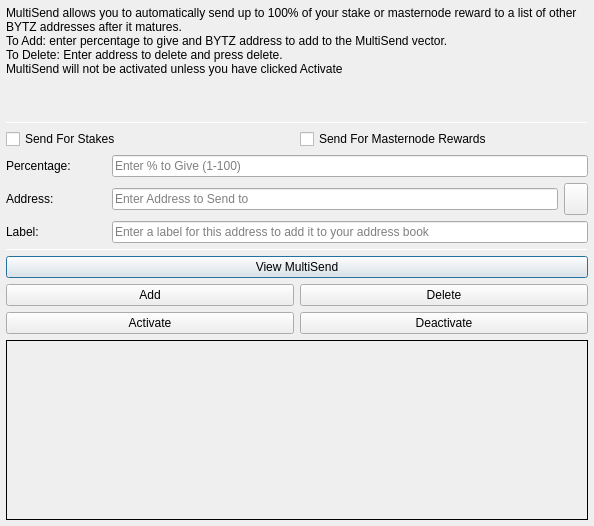
<?xml version="1.0" encoding="UTF-8"?>
<ui version="4.0">
 <class>MultiSendDialog</class>
 <widget class="QDialog" name="MultiSendDialog">
  <property name="windowModality">
   <enum>Qt::NonModal</enum>
  </property>
  <property name="geometry">
   <rect>
    <x>0</x>
    <y>0</y>
    <width>594</width>
    <height>526</height>
   </rect>
  </property>
  <property name="windowTitle">
   <string>MultiSend</string>
  </property>
  <layout class="QVBoxLayout" name="verticalLayout" stretch="0">
   <property name="leftMargin">
    <number>6</number>
   </property>
   <property name="topMargin">
    <number>6</number>
   </property>
   <property name="rightMargin">
    <number>6</number>
   </property>
   <property name="bottomMargin">
    <number>6</number>
   </property>
   <item>
    <layout class="QVBoxLayout" name="verticalLayout_Main" stretch="1,1,1,0,1,1,1">
     <item>
      <widget class="QLabel" name="label_2">
       <property name="lineWidth">
        <number>1</number>
       </property>
       <property name="text">
        <string>MultiSend allows you to automatically send up to 100% of your stake or masternode reward to a list of other BYTZ addresses after it matures.
To Add: enter percentage to give and BYTZ address to add to the MultiSend vector.
To Delete: Enter address to delete and press delete.
MultiSend will not be activated unless you have clicked Activate</string>
       </property>
       <property name="alignment">
        <set>Qt::AlignLeading|Qt::AlignLeft|Qt::AlignTop</set>
       </property>
       <property name="wordWrap">
        <bool>true</bool>
       </property>
      </widget>
     </item>
     <item>
      <widget class="Line" name="line">
       <property name="minimumSize">
        <size>
         <width>0</width>
         <height>1</height>
        </size>
       </property>
       <property name="maximumSize">
        <size>
         <width>16777215</width>
         <height>1</height>
        </size>
       </property>
       <property name="orientation">
        <enum>Qt::Horizontal</enum>
       </property>
      </widget>
     </item>
     <item>
      <layout class="QVBoxLayout" name="verticalLayout_Settings">
       <item>
        <layout class="QHBoxLayout" name="horizontalLayout">
         <item>
          <widget class="QCheckBox" name="multiSendStakeCheckBox">
           <property name="text">
            <string>Send For Stakes</string>
           </property>
          </widget>
         </item>
         <item>
          <widget class="QCheckBox" name="multiSendMasternodeCheckBox">
           <property name="text">
            <string>Send For Masternode Rewards</string>
           </property>
          </widget>
         </item>
        </layout>
       </item>
       <item>
        <layout class="QHBoxLayout" name="horizontalLayout_6">
         <item>
          <widget class="QLabel" name="label">
           <property name="minimumSize">
            <size>
             <width>100</width>
             <height>0</height>
            </size>
           </property>
           <property name="toolTip">
            <string>Percentage of stake to send</string>
           </property>
           <property name="text">
            <string>Percentage:</string>
           </property>
          </widget>
         </item>
         <item>
          <widget class="QLineEdit" name="multiSendPercentEdit">
           <property name="toolTip">
            <string>Enter whole numbers 1 - 100</string>
           </property>
           <property name="placeholderText">
            <string>Enter % to Give (1-100)</string>
           </property>
          </widget>
         </item>
        </layout>
       </item>
       <item>
        <layout class="QHBoxLayout" name="horizontalLayout_7">
         <item>
          <widget class="QLabel" name="label_5">
           <property name="minimumSize">
            <size>
             <width>100</width>
             <height>0</height>
            </size>
           </property>
           <property name="toolTip">
            <string>Address to send portion of stake to</string>
           </property>
           <property name="text">
            <string>Address:</string>
           </property>
          </widget>
         </item>
         <item>
          <widget class="QLineEdit" name="multiSendAddressEdit">
           <property name="toolTip">
            <string/>
           </property>
           <property name="placeholderText">
            <string>Enter Address to Send to</string>
           </property>
          </widget>
         </item>
         <item>
          <widget class="QToolButton" name="addressBookButton">
           <property name="maximumSize">
            <size>
             <width>16777215</width>
             <height>32</height>
            </size>
           </property>
           <property name="toolTip">
            <string>Choose an address from the address book</string>
           </property>
           <property name="text">
            <string/>
           </property>
           <property name="icon">
            <iconset resource="../bytz.qrc">
             <normaloff>:/icons/address-book</normaloff>:/icons/address-book</iconset>
           </property>
           <property name="shortcut">
            <string>Alt+A</string>
           </property>
          </widget>
         </item>
        </layout>
       </item>
      </layout>
     </item>
     <item>
      <layout class="QHBoxLayout" name="horizontalLayout_3">
       <item>
        <widget class="QLabel" name="label_3">
         <property name="minimumSize">
          <size>
           <width>100</width>
           <height>0</height>
          </size>
         </property>
         <property name="text">
          <string>Label:</string>
         </property>
        </widget>
       </item>
       <item>
        <widget class="QLineEdit" name="labelAddressLabelEdit">
         <property name="placeholderText">
          <string>Enter a label for this address to add it to your address book</string>
         </property>
        </widget>
       </item>
      </layout>
     </item>
     <item>
      <widget class="Line" name="line_2">
       <property name="minimumSize">
        <size>
         <width>0</width>
         <height>1</height>
        </size>
       </property>
       <property name="maximumSize">
        <size>
         <width>16777215</width>
         <height>1</height>
        </size>
       </property>
       <property name="orientation">
        <enum>Qt::Horizontal</enum>
       </property>
      </widget>
     </item>
     <item>
      <layout class="QVBoxLayout" name="verticalLayout_Buttons">
       <item>
        <layout class="QHBoxLayout" name="horizontalLayout_4">
         <item>
          <widget class="QPushButton" name="viewButton">
           <property name="toolTip">
            <string/>
           </property>
           <property name="statusTip">
            <string>View MultiSend Vector</string>
           </property>
           <property name="text">
            <string>View MultiSend</string>
           </property>
          </widget>
         </item>
        </layout>
       </item>
       <item>
        <layout class="QHBoxLayout" name="horizontalLayout_2">
         <item>
          <widget class="QPushButton" name="addButton">
           <property name="toolTip">
            <string/>
           </property>
           <property name="statusTip">
            <string>Add to MultiSend Vector</string>
           </property>
           <property name="text">
            <string>Add</string>
           </property>
          </widget>
         </item>
         <item>
          <widget class="QPushButton" name="deleteButton">
           <property name="toolTip">
            <string/>
           </property>
           <property name="statusTip">
            <string>Delete Address From MultiSend Vector</string>
           </property>
           <property name="text">
            <string>Delete</string>
           </property>
          </widget>
         </item>
        </layout>
       </item>
       <item>
        <layout class="QHBoxLayout" name="horizontalLayout_5">
         <item>
          <widget class="QPushButton" name="activateButton">
           <property name="statusTip">
            <string>Activate MultiSend</string>
           </property>
           <property name="text">
            <string>Activate</string>
           </property>
          </widget>
         </item>
         <item>
          <widget class="QPushButton" name="disableButton">
           <property name="statusTip">
            <string>Deactivate MultiSend</string>
           </property>
           <property name="text">
            <string>Deactivate</string>
           </property>
          </widget>
         </item>
        </layout>
       </item>
      </layout>
     </item>
     <item>
      <widget class="QLabel" name="message">
       <property name="minimumSize">
        <size>
         <width>0</width>
         <height>180</height>
        </size>
       </property>
       <property name="frameShape">
        <enum>QFrame::Panel</enum>
       </property>
       <property name="frameShadow">
        <enum>QFrame::Plain</enum>
       </property>
       <property name="lineWidth">
        <number>1</number>
       </property>
       <property name="midLineWidth">
        <number>1</number>
       </property>
       <property name="text">
        <string/>
       </property>
       <property name="alignment">
        <set>Qt::AlignLeading|Qt::AlignLeft|Qt::AlignTop</set>
       </property>
       <property name="wordWrap">
        <bool>true</bool>
       </property>
      </widget>
     </item>
    </layout>
   </item>
  </layout>
 </widget>
 <resources>
  <include location="../bytz.qrc"/>
 </resources>
 <connections/>
</ui>
